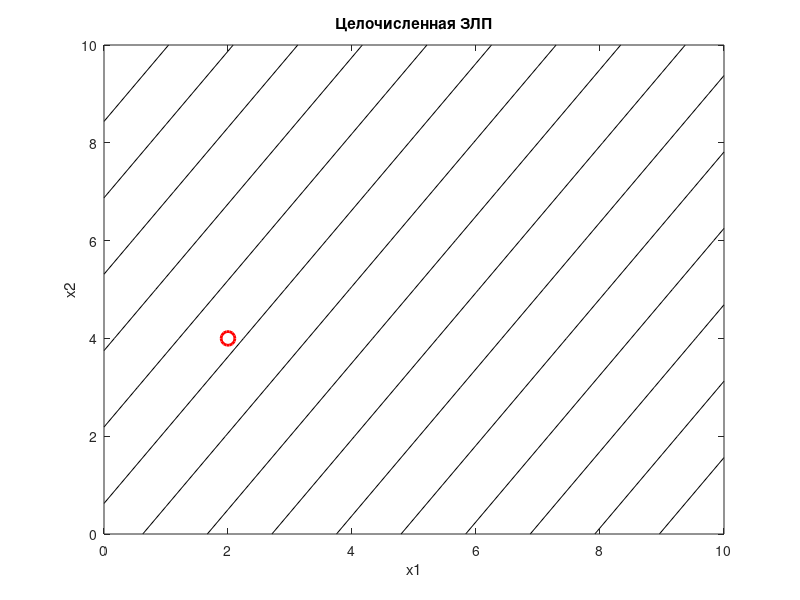

The MATLAB script that drew this image:
% =========================================================
% ЛР11 — целочисленная ЗЛП (графический метод)
% =========================================================

clear;
clc;

%% =========================================================
% Сетка целых точек
% =========================================================

[x1,x2] = meshgrid(0:1:10, 0:1:10);

%% =========================================================
% Ограничения
% =========================================================

c1 = (2*x1 + x2 <= 11);
c2 = (-3*x1 + 2*x2 <= 10);
c3 = (3*x1 + 4*x2 >= 20);

feasible = c1 & c2 & c3;

%% =========================================================
% Целевая функция
% =========================================================

F = 3*x1 - 2*x2;

F(~feasible) = NaN;

%% =========================================================
% Поиск максимума среди целых точек
% =========================================================

[maxF, idx] = max(F(:));

[x_opt, y_opt] = ind2sub(size(F), idx);

%% =========================================================
% График
% =========================================================

figure('Visible','off');

imagesc([0 10],[0 10],feasible);
set(gca,'YDir','normal');
colormap([1 1 1; 0.7 0.9 0.7]);
hold on;

contour(x1, x2, 3*x1 - 2*x2, 15, 'k');

plot(x_opt-1, y_opt-1, 'ro', 'MarkerSize', 10, 'LineWidth', 2);

title('Целочисленная ЗЛП');
xlabel('x1');
ylabel('x2');

%% =========================================================
% Сохранение графика
% =========================================================

exportgraphics(gcf,'integer_lp.png','Resolution',300);
close(gcf);

%% =========================================================
% Сохранение результата
% =========================================================

fileID = fopen('integer_lp_result.txt','w');

fprintf(fileID,'ЛР11 - целочисленная ЗЛП\n\n');
fprintf(fileID,'x1 = %d\n', x_opt-1);
fprintf(fileID,'x2 = %d\n', y_opt-1);
fprintf(fileID,'Fmax = %.0f\n', maxF);

fclose(fileID);

disp('Готово: integer_lp.png и integer_lp_result.txt');
